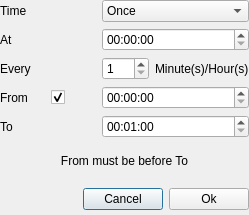
<?xml version="1.0" encoding="UTF-8"?>
<ui version="4.0">
 <class>edit_time</class>
 <widget class="QDialog" name="edit_time">
  <property name="geometry">
   <rect>
    <x>0</x>
    <y>0</y>
    <width>249</width>
    <height>215</height>
   </rect>
  </property>
  <property name="windowTitle">
   <string>Edit Time</string>
  </property>
  <property name="windowIcon">
   <iconset theme="remindor-qt">
    <normalon>:/icons/remindor-qt.svg</normalon>
   </iconset>
  </property>
  <layout class="QGridLayout" name="gridLayout">
   <property name="margin">
    <number>0</number>
   </property>
   <item row="2" column="3">
    <widget class="QLabel" name="mh_label">
     <property name="text">
      <string>Minute(s)/Hour(s)</string>
     </property>
    </widget>
   </item>
   <item row="5" column="0" colspan="4">
    <widget class="QLabel" name="error_label">
     <property name="text">
      <string>From must be before To</string>
     </property>
     <property name="alignment">
      <set>Qt::AlignCenter</set>
     </property>
    </widget>
   </item>
   <item row="6" column="0" colspan="4">
    <widget class="QWidget" name="button_widget" native="true">
     <layout class="QHBoxLayout" name="horizontalLayout">
      <property name="margin">
       <number>0</number>
      </property>
      <item>
       <spacer name="horizontalSpacer">
        <property name="orientation">
         <enum>Qt::Horizontal</enum>
        </property>
        <property name="sizeHint" stdset="0">
         <size>
          <width>40</width>
          <height>20</height>
         </size>
        </property>
       </spacer>
      </item>
      <item>
       <widget class="QPushButton" name="cancel_button">
        <property name="text">
         <string>Cancel</string>
        </property>
        <property name="icon">
         <iconset theme="gtk-cancel">
          <normaloff>../../../../../../.designer/backup</normaloff>../../../../../../.designer/backup</iconset>
        </property>
        <property name="default">
         <bool>true</bool>
        </property>
       </widget>
      </item>
      <item>
       <widget class="QPushButton" name="ok_button">
        <property name="text">
         <string>Ok</string>
        </property>
        <property name="icon">
         <iconset theme="dialog-ok">
          <normaloff>../../../../../../.designer/backup</normaloff>../../../../../../.designer/backup</iconset>
        </property>
        <property name="autoDefault">
         <bool>false</bool>
        </property>
       </widget>
      </item>
     </layout>
    </widget>
   </item>
   <item row="1" column="2" colspan="2">
    <widget class="QTimeEdit" name="at_time"/>
   </item>
   <item row="4" column="2" colspan="2">
    <widget class="QTimeEdit" name="to_time">
     <property name="time">
      <time>
       <hour>0</hour>
       <minute>1</minute>
       <second>0</second>
      </time>
     </property>
    </widget>
   </item>
   <item row="0" column="2" colspan="2">
    <widget class="QComboBox" name="time_combo">
     <item>
      <property name="text">
       <string>Once</string>
      </property>
     </item>
     <item>
      <property name="text">
       <string>every X minutes</string>
      </property>
     </item>
     <item>
      <property name="text">
       <string>every X hours</string>
      </property>
     </item>
    </widget>
   </item>
   <item row="3" column="0">
    <widget class="QLabel" name="from_label">
     <property name="text">
      <string>From</string>
     </property>
    </widget>
   </item>
   <item row="2" column="2">
    <widget class="QSpinBox" name="every_spin">
     <property name="minimum">
      <number>1</number>
     </property>
     <property name="maximum">
      <number>300</number>
     </property>
    </widget>
   </item>
   <item row="3" column="2" colspan="2">
    <widget class="QTimeEdit" name="from_time"/>
   </item>
   <item row="3" column="1">
    <widget class="QCheckBox" name="from_check">
     <property name="sizePolicy">
      <sizepolicy hsizetype="Minimum" vsizetype="Fixed">
       <horstretch>0</horstretch>
       <verstretch>0</verstretch>
      </sizepolicy>
     </property>
     <property name="text">
      <string/>
     </property>
     <property name="checked">
      <bool>true</bool>
     </property>
    </widget>
   </item>
   <item row="2" column="0" colspan="2">
    <widget class="QLabel" name="every_label">
     <property name="text">
      <string>Every</string>
     </property>
    </widget>
   </item>
   <item row="1" column="0" colspan="2">
    <widget class="QLabel" name="at_label">
     <property name="text">
      <string>At</string>
     </property>
    </widget>
   </item>
   <item row="0" column="0" colspan="2">
    <widget class="QLabel" name="time_label">
     <property name="text">
      <string>Time</string>
     </property>
    </widget>
   </item>
   <item row="4" column="0" colspan="2">
    <widget class="QLabel" name="to_label">
     <property name="text">
      <string>To</string>
     </property>
    </widget>
   </item>
  </layout>
 </widget>
 <tabstops>
  <tabstop>time_combo</tabstop>
  <tabstop>at_time</tabstop>
  <tabstop>every_spin</tabstop>
  <tabstop>from_time</tabstop>
  <tabstop>to_time</tabstop>
  <tabstop>ok_button</tabstop>
  <tabstop>cancel_button</tabstop>
 </tabstops>
 <resources>
  <include location="../../resources.qrc"/>
 </resources>
 <connections>
  <connection>
   <sender>from_check</sender>
   <signal>clicked(bool)</signal>
   <receiver>from_time</receiver>
   <slot>setEnabled(bool)</slot>
   <hints>
    <hint type="sourcelabel">
     <x>49</x>
     <y>112</y>
    </hint>
    <hint type="destinationlabel">
     <x>157</x>
     <y>112</y>
    </hint>
   </hints>
  </connection>
  <connection>
   <sender>from_check</sender>
   <signal>toggled(bool)</signal>
   <receiver>to_time</receiver>
   <slot>setEnabled(bool)</slot>
   <hints>
    <hint type="sourcelabel">
     <x>49</x>
     <y>112</y>
    </hint>
    <hint type="destinationlabel">
     <x>157</x>
     <y>145</y>
    </hint>
   </hints>
  </connection>
 </connections>
</ui>
